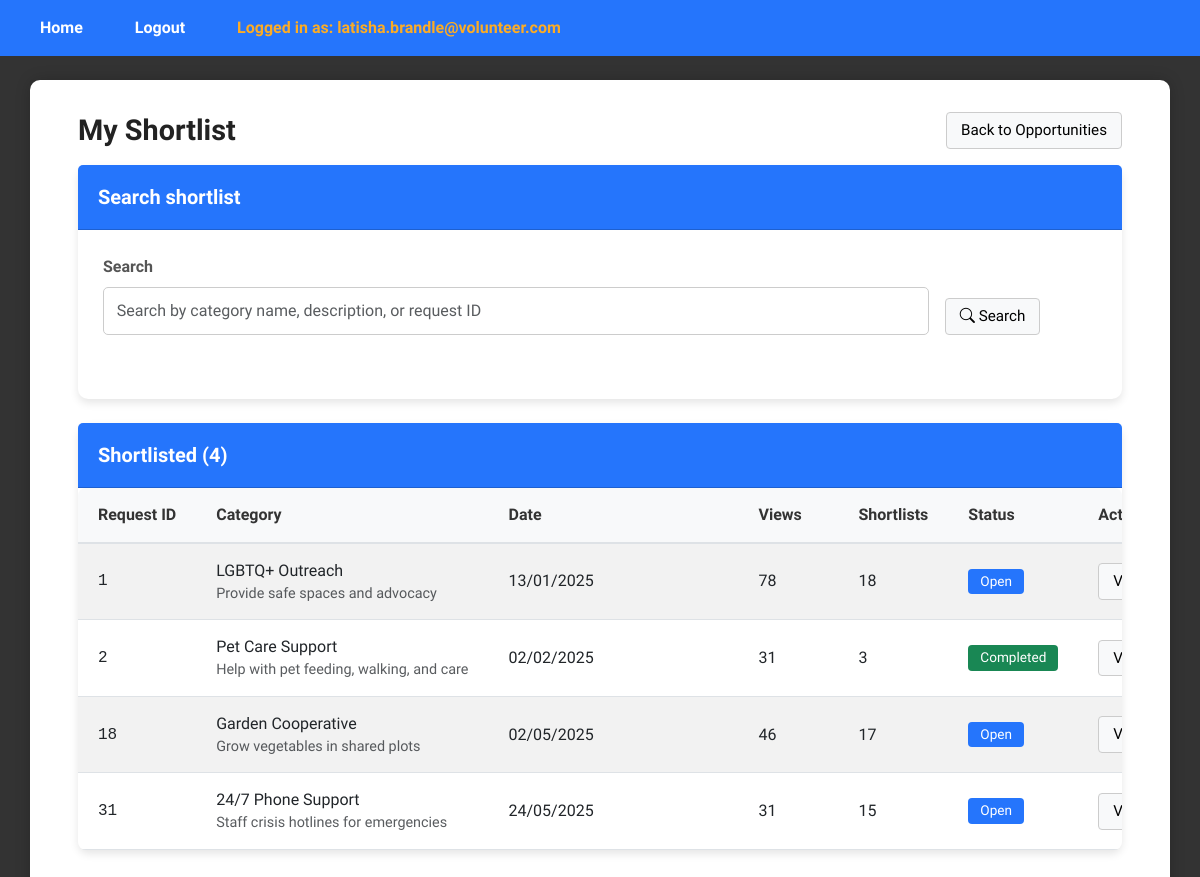
/ViewShortlistOpportunitiesPage (signed in), run on an earlier commit of the app's database.
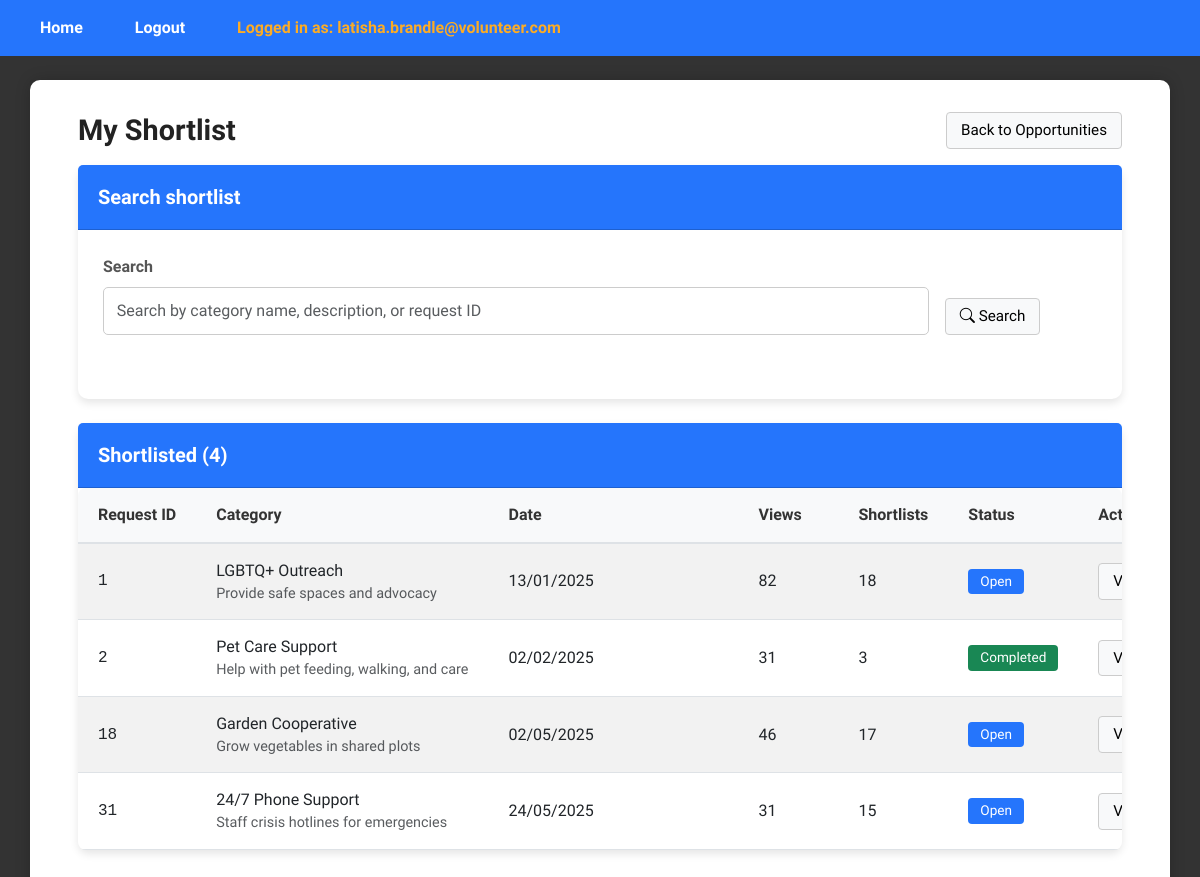
And on a later commit of the database.
### tables this page shows
CREATE TABLE request (
    request_id INTEGER PRIMARY KEY AUTOINCREMENT,
    pin_user_id INT,
    csrrep_user_id INT DEFAULT NULL,
    category_id INT,
    request_status BOOLEAN, --0 means uncompleted, 1 means completed
    request_date DATETIME,
    request_view_count INT,
    request_shortlist_count INT,
    FOREIGN KEY (pin_user_id) REFERENCES user(user_id),
    FOREIGN KEY (csrrep_user_id) REFERENCES user(user_id),
    FOREIGN KEY (category_id) REFERENCES category(category_id)
);

CREATE TABLE category (
    category_id INTEGER PRIMARY KEY AUTOINCREMENT,
    category_name VARCHAR(30),
    category_desc TEXT
);

### app.py (the view)
@app.route("/ViewShortlistOpportunitiesPage", methods=["GET", "POST"])
def viewShortlistOpportunitiesPage():
    if 'email' not in session:
        return redirect(url_for('login'))
    if session['role_id'] != 4:  # Assuming CSR Rep
        return redirect(url_for('login'))
    print(session['user_id'])
    view_controller = ViewShortlistController()
    shortlist = view_controller.viewShortlist(session['user_id'])
    search_controller = SearchShortlistController()
    shortlist_keyword = (request.args.get('shortlist_keyword') or "").strip()
    if shortlist_keyword:
        shortlist = search_controller.searchShortlist(session['user_id'] ,shortlist_keyword)
    return render_template("csr/ViewShortlistOpportunitiesPage.html", shortlist=shortlist , shortlist_keyword=shortlist_keyword)

### controllers/csrrep/ViewShortlistController.py (called while the page is built)
    def viewShortlist(self, csrrep_user_id):
        shortlist = Shortlist()
        return shortlist.viewShortlist(csrrep_user_id)

### database/database_management.py (called while the page is built)
def dbConnection():
    return sqlite3.connect("database/volunteer_system.db")

### entities/Shortlist.py (called while the page is built)
    def viewShortlist(self, csrrep_user_id):
        conn = database_management.dbConnection()
        conn.row_factory = sqlite3.Row
        cursor = conn.cursor()
        cursor.execute("""
            SELECT
                r.request_id,
                r.request_date,
                r.request_view_count,
                r.request_shortlist_count,
                r.request_status,
                r.category_id,
                c.category_name,
                c.category_desc
            FROM shortlist s
            JOIN request r ON r.request_id = s.request_id
            JOIN category c ON c.category_id = r.category_id
            WHERE s.user_id = ?
        """, (csrrep_user_id,))
        rows = cursor.fetchall()
        conn.close()
        return [Request(**dict(row)) for row in rows] if rows else []

### templates/csr/ViewShortlistOpportunitiesPage.html (shortened to what this page needs)
{% extends "layout.html" %}
{% block content %}
<div class="dashboard-wrapper">
  <div class="dashboard-container">
    <div class="d-flex justify-content-between align-items-center mb-3">
      <h1 class="m-0">My Shortlist</h1>
      <div class="d-flex gap-2 align-items-center">
        <a href="{{ url_for('viewOpportunitiesPage') }}" class="plain-btn">Back to Opportunities</a>
      </div>
    </div>
    <form class="card mb-4" method="get" action="{{ url_for('viewShortlistOpportunitiesPage') }}">
      <div class="card-header">
        <h5 class="m-0">Search shortlist</h5>
      </div>
      <div class="card-body row g-3">
        <div class="col-md-10">
          <label class="form-label">Search</label>
          <input name="shortlist_keyword"
                  id="shortlistKeywordInput"
                 type="text"
                 class="form-control"
                 value="{{ request.args.get('shortlist_keyword', '') }}"
                 placeholder="Search by category name, description, or request ID">
        </div>
        <div class="col-md-2 d-flex align-items-end">
          <button class="plain-btn" type="submit">
            <i class="bi bi-search"></i> Search
          </button>
        </div>
      </div>
    </form>
    {% if not shortlist %}
      <div class="card">
        <div class="card-body">
          <p class="m-0">Your shortlist is empty.</p>
        </div>
      </div>
    {% else %}
      <div class="card">
        <div class="card-header d-flex justify-content-between align-items-center">
          <h5 class="m-0">Shortlisted ({{ shortlist|length }})</h5>
        </div>
        <div class="card-body p-0">
          <div class="table-responsive">
            <table class="table table-striped table-hover m-0 align-middle">
              <thead class="table-light">
                <tr>
                  <th style="width: 100px;">Request ID</th>
                  <th>Category</th>
                  <th style="width: 160px;">Date</th>
                  <th style="width: 110px;">Views</th>
                  <th style="width: 130px;">Shortlists</th>
                  <th style="width: 120px;">Status</th>
                  <th style="width: 260px;">Actions</th>
                </tr>
              </thead>
              <tbody>
                {% for r in shortlist %}
                <tr>
                  <td class="text-monospace">{{ r.request_id }}</td>
                  <td>
                    {% if r.category_name %}
                      {{ r.category_name }}
                      {% if r.category_desc %}
                        <div class="text-muted" style="font-size:.9rem;">{{ r.category_desc }}</div>
                      {% endif %}
                    {% else %}
                      Category {{ r.category_id }}
                    {% endif %}
                  </td>
                  <td>{{ r.request_date }}</td>
                  <td>{{ r.request_view_count if r.request_view_count is not none else 0 }}</td>
                  <td>{{ r.request_shortlist_count if r.request_shortlist_count is not none else 0 }}</td>
                  <td>
                    {% if r.request_status in (1, True, '1', 'true', 'True') %}
                      <span class="badge bg-success">Completed</span>
                    {% else %}
                      <span class="badge bg-platform-manager">Open</span>
                    {% endif %}
                  </td>
                  <td>
                    <div class="btn-toolbar" role="toolbar" style="gap:8px; flex-wrap:wrap;">
                      <a class="plain-btn" href="{{ url_for('viewOpportunitiesDetailsPage', request_id=r.request_id) }}">View Details</a>
                    </div>
                  </td>
                </tr>
                {% endfor %}
              </tbody>
            </table>
          </div>
        </div>
      </div>
    {% endif %}
  </div>
</div>
{% endblock %}

What changed in the data, as far as the page shows it:
changed request "LGBTQ+ Outreach": request_view_count "78" → "82"
